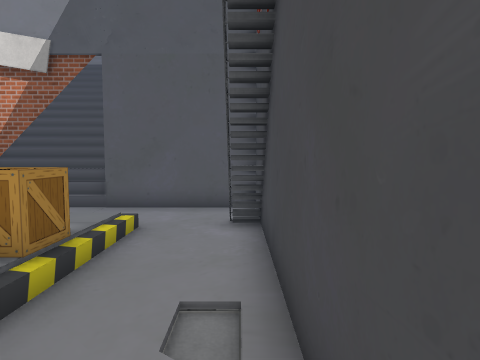
view 1 (above)

12 first-person views from a walk through a 3-D level made in the Unity game engine. The camera is 1.5 m above the floor, tilts 4° down and sees 75° across. The floor is counted in squares, 1 m on a side. Each view is taken from the middle of a square. On the plan, view 1 faces up. The plan holds only what a view shows up to about 15 squares ahead; the rest is blank. The player is left out. Some surface patterns are stand-ins.

view 2
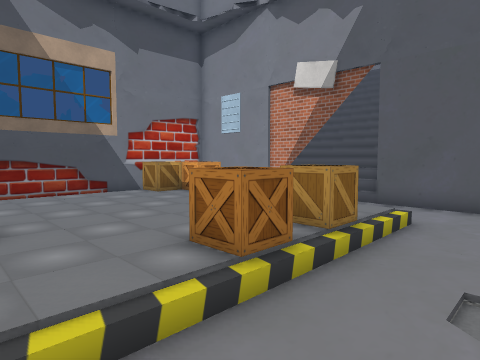

view 3
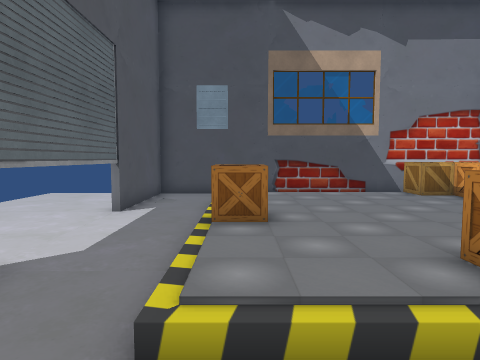

view 4
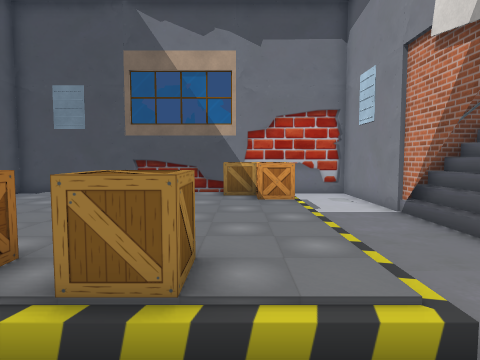

view 5
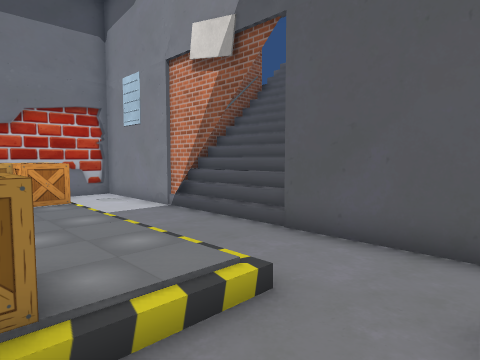

view 6
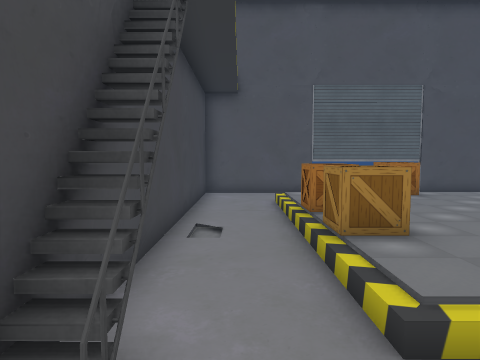

view 7
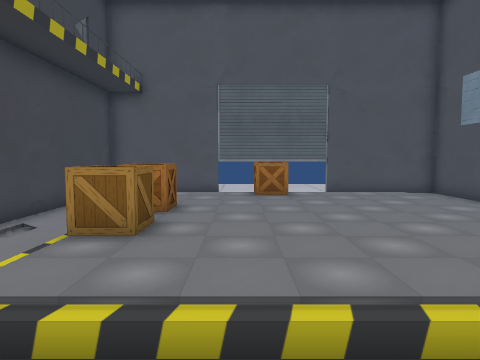

view 8
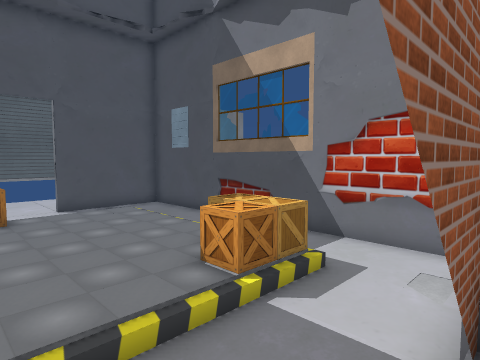

view 9
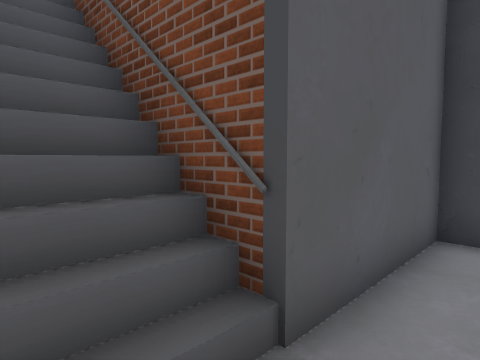

view 10
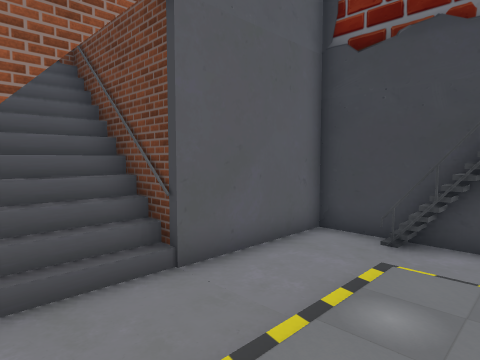

view 11
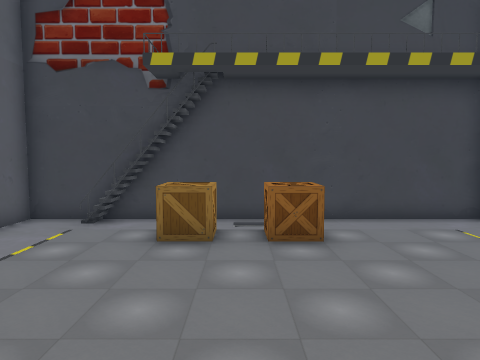

view 12
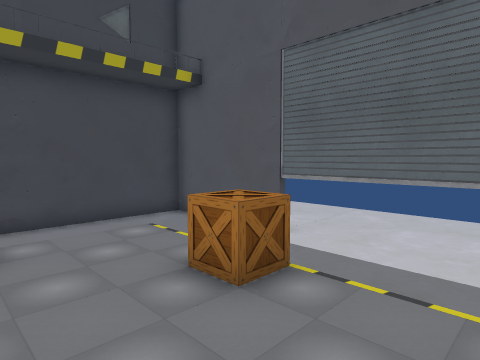

### Floor plan
Key: @ floor where view 1 was taken; # wall or solid block; x gap in a wall; . main floor; : floor 0.25 m higher than the main floor; / step, stairs or slope; O other object.
Columns run from 13 left of view 1 to 1 right of it. Each row starts with its distance up from view 1.
 15      ///
 14     x//###
 13     #////#
 12     #////#
 11     #////#
 10 ######///######
  9 #.............#
  8 #.............#
  7 #............##
  6 #..OO::::::/.##
  5 #. O:::::::/..#
  4 #  :::::::O/..#
  3 #  ::::::::/..#
  2 #  :::::::O/..#
  1 #. ::::::::/..#
  0 #. ::::::::/.@#
 -1 #. ::::O:::/..#
 -2 #../////////..#
 -3 #.............#
 -4 #####....######
 -5     ######

Where each view was taken, in squares from view 1:
view 1: 0 up, 0 right, facing up
view 2: 1 down, 0 right, facing up-left
view 3: 1 down, 0 right, facing left
view 4: 5 up, 0 right, facing left
view 5: 4 up, 0 right, facing up-left
view 6: 9 up, 1 left, facing down
view 7: 9 up, 5 left, facing down
view 8: 10 up, 5 left, facing down-left
view 9: 8 up, 6 left, facing up-right
view 10: 5 up, 7 left, facing up-right
view 11: 3 up, 9 left, facing right
view 12: 2 up, 9 left, facing down-right
